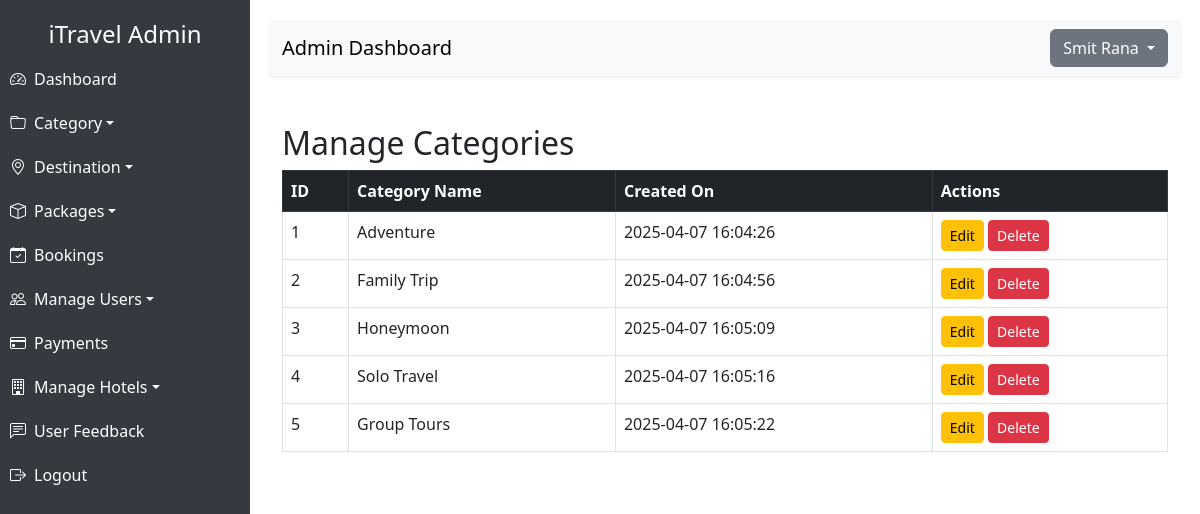
/admin/manage-category.php (signed in), run on the app's committed database.
### tables this page shows
CREATE TABLE `category_table` (
  `c_id` int(11) NOT NULL,
  `c_name` varchar(100) NOT NULL,
  `cdoj` datetime NOT NULL DEFAULT current_timestamp()
);

### admin/manage-category.php (the view, shortened to what this page needs)
<?php
$host = "localhost";
$username = "root";
$password = "";
$database = "itravel";
$conn = new mysqli($host, $username, $password, $database);
$result = $conn->query("SELECT * FROM category_table ORDER BY c_id ");
?>
<!DOCTYPE html>
<html lang="en">
<head>
    <link rel="stylesheet" href="https://cdn.jsdelivr.net/npm/bootstrap@5.3.0/dist/css/bootstrap.min.css">
    <link rel="stylesheet" href="https://cdn.jsdelivr.net/npm/bootstrap-icons/font/bootstrap-icons.css">
</head>
<body>
    <div class="sidebar">
        <h4 class="text-center">iTravel Admin</h4>
        <a href="dashboard.php" class="d-flex align-items-center"><i class="bi bi-speedometer2 me-2"></i> <span>Dashboard</span></a>
        <div class="dropdown">
            <a href="#" class="d-flex align-items-center dropdown-toggle" data-bs-toggle="collapse" data-bs-target="#categoryMenu">
                <i class="bi bi-folder me-2"></i> <span>Category</span>
            </a>
        </div>
        <div class="dropdown">
            <a href="#" class="d-flex align-items-center dropdown-toggle" data-bs-toggle="collapse" data-bs-target="#destinationMenu">
                <i class="bi bi-geo-alt me-2"></i> <span>Destination</span>
            </a>
        </div>
        <div class="dropdown">
            <a href="#" class="d-flex align-items-center dropdown-toggle" data-bs-toggle="collapse" data-bs-target="#packagesMenu">
                <i class="bi bi-box me-2"></i> <span>Packages</span>
            </a>
        </div>
        <a href="#" class="d-flex align-items-center"><i class="bi bi-calendar-check me-2"></i> <span>Bookings</span></a>
        <div class="dropdown">
            <a href="#" class="d-flex align-items-center dropdown-toggle" data-bs-toggle="collapse" data-bs-target="#usersMenu">
                <i class="bi bi-people me-2"></i> <span>Manage Users</span>
            </a>
        </div>
        <a href="#" class="d-flex align-items-center"><i class="bi bi-credit-card me-2"></i> <span>Payments</span></a>
        <div class="dropdown">
            <a href="#" class="d-flex align-items-center dropdown-toggle" data-bs-toggle="collapse" data-bs-target="#hotelMenu">
                <i class="bi bi-building me-2"></i> <span>Manage Hotels</span>
            </a>
        </div>
        <a href="#" class="d-flex align-items-center"><i class="bi bi-chat-left-text me-2"></i> <span>User Feedback</span></a>
        <a href="#" class="d-flex align-items-center"><i class="bi bi-box-arrow-right me-2"></i> <span>Logout</span></a>
    </div>
    <div class="content">
        <nav class="navbar navbar-expand-lg navbar-light bg-light shadow-sm">
            <div class="container-fluid">
                <span class="navbar-brand">Admin Dashboard</span>
                <div class="dropdown ms-auto">
                    <button class="btn btn-secondary dropdown-toggle" type="button" data-bs-toggle="dropdown">
                    <?= $_SESSION['admin_name'] ?>
                    </button>
                </div>
            </div>
        </nav>
<div class="container mt-5">
    <h2>Manage Categories</h2>
    <table class="table table-bordered table-hover">
        <thead class="table-dark">
            <tr>
                <th>ID</th>
                <th>Category Name</th>
                <th>Created On</th>
                <th>Actions</th>
            </tr>
        </thead>
        <tbody>
            <?php while ($row = $result->fetch_assoc()) { ?>
            <tr>
                <td><?= $row['c_id'] ?></td>
                <td><?= htmlspecialchars($row['c_name']) ?></td>
                <td><?= $row['cdoj'] ?></td>
                <td>
                    <a href="edit-category.php?edit=<?= $row['c_id'] ?>" class="btn btn-sm btn-warning">Edit</a>
                    <a href="manage-category.php?delete=<?= $row['c_id'] ?>" onclick="return confirm('Are you sure?');" class="btn btn-sm btn-danger">Delete</a>
                </td>
            </tr>
            <?php } ?>
        </tbody>
    </table>
</div>
</body>
</html>

### admin/manage-category.php (style rules this page uses)
body { display: flex; }
.sidebar { width: 250px; background: #343a40; color: white; height: 100vh; position: fixed; padding-top: 20px; }
.sidebar a { padding: 10px; display: block; color: white; text-decoration: none; }
.content { margin-left: 250px; padding: 20px; width: 100%; }

### data on the page
category_table: c_id "1", c_name "Adventure", cdoj "2025-04-07 16:04:26"
category_table: c_id "2", c_name "Family Trip", cdoj "2025-04-07 16:04:56"
category_table: c_id "3", c_name "Honeymoon", cdoj "2025-04-07 16:05:09"
category_table: c_id "4", c_name "Solo Travel", cdoj "2025-04-07 16:05:16"
category_table: c_id "5", c_name "Group Tours", cdoj "2025-04-07 16:05:22"

### other printed values
$_SESSION['admin_name'] "Smit Rana"
